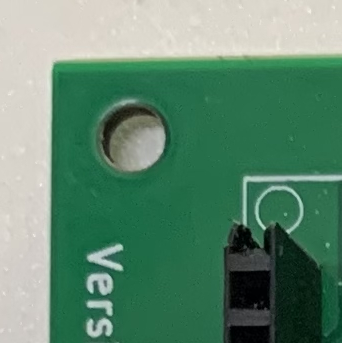
#> input picture base/tile_r0_c0.png, 342 x 343 px
$ python pcb_filter.py ../../base/tile_r0_c0.png
#> lines starting #> are read from the running program, lines starting #| are printed output that depends on the picture; after the words box and inside, x2 and y2 are one past the last pixel; in counts of white or black regions, pixels touching at a corner belong together
#> in main, img is the input picture: shape (343, 342, 3); mean B, G, R 111.6, 135.8, 94.9
#!/usr/bin/env python3
"""
PCB Filter V5 - "NUCLEAR GREEN" EDITION (Fixed Args)
"""

import cv2
import numpy as np
import argparse
import sys
from pathlib import Path

def filter_pcb_aggressive(img, debug=False, out_prefix=""):
#> called with debug = False, out_prefix = ''
    H, W = img.shape[:2]
#> H = 343; W = 342

    # 1. Convert to HSV
    hsv = cv2.cvtColor(img, cv2.COLOR_BGR2HSV)
#> hsv: shape (343, 342, 3); mean H, S, V 59.3, 111.3, 137

    # 2. Define Green Range
    lower_green = np.array([25, 20, 20])
    upper_green = np.array([95, 255, 255])

    mask = cv2.inRange(hsv, lower_green, upper_green)
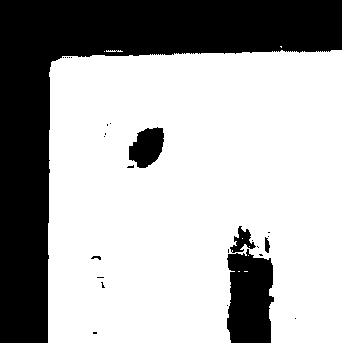
#> mask: shape (343, 342); 67.9% white; 27 black regions (21 under 20 px), largest, box (x1, y1, x2, y2) and area: (0, 0, 342, 343) 32513, (227, 249, 274, 343) 3652, (129, 127, 164, 168) 1012, (230, 226, 256, 253) 318, (265, 237, 270, 253) 57, (91, 256, 101, 260) 24

    if debug: cv2.imwrite(f"{out_prefix}debug_1_raw_mask.png", mask)

    # 3. Aggressive Fusion
    k_size = int(max(W, H) * 0.02)
#> k_size = 6
    kernel = cv2.getStructuringElement(cv2.MORPH_RECT, (k_size, k_size))

    mask_closed = cv2.morphologyEx(mask, cv2.MORPH_CLOSE, kernel, iterations=2)
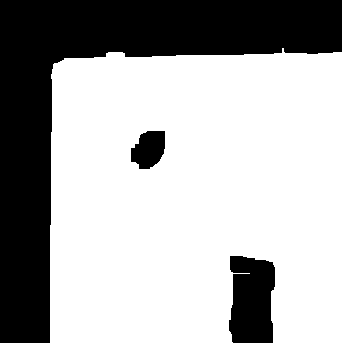
#> mask_closed: shape (343, 342); 67.6% white; 3 black regions, box (x1, y1, x2, y2) and area: (0, 0, 342, 343) 33507, (229, 256, 275, 343) 3474, (131, 131, 165, 169) 982
    mask_clean = cv2.morphologyEx(mask_closed, cv2.MORPH_OPEN, kernel, iterations=1)
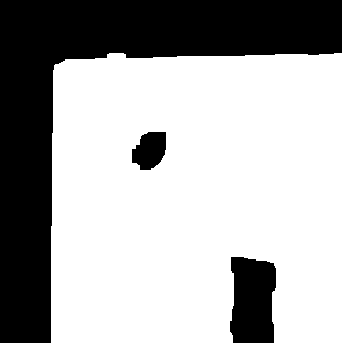
#> mask_clean: shape (343, 342); 67.1% white; 3 black regions

    if debug: cv2.imwrite(f"{out_prefix}debug_2_clean_mask.png", mask_clean)

    # 4. Find largest blob
    contours, _ = cv2.findContours(mask_clean, cv2.RETR_EXTERNAL, cv2.CHAIN_APPROX_SIMPLE)
#> contours = 1 contour; box (x1, y1, x2, y2) and area: (51, 53, 342, 343) 79089

    if not contours:
        print("[WARN] No green detected. Returning center crop.")
        return img[int(H*0.1):int(H*0.9), int(W*0.1):int(W*0.9)]

    c = max(contours, key=cv2.contourArea)
#> c = contour of 93 points, box (x1, y1, x2, y2) (51, 53, 342, 343), area 79089

    # 5. Crop
    x, y, w, h = cv2.boundingRect(c)
#> x = 51; y = 53; w = 291; h = 290
    padding = 10
    x_new = max(0, x - padding)
#> x_new = 41
    y_new = max(0, y - padding)
#> y_new = 43
    w_new = min(W - x_new, w + 2*padding)
#> w_new = 301
    h_new = min(H - y_new, h + 2*padding)
#> h_new = 300

    print(f"[CROP] Found PCB Area: {w}x{h} -> Crop: x={x_new}, y={y_new}, w={w_new}, h={h_new}")
#| [CROP] Found PCB Area: 291x290 -> Crop: x=41, y=43, w=301, h=300
    cropped = img[y_new:y_new+h_new, x_new:x_new+w_new]
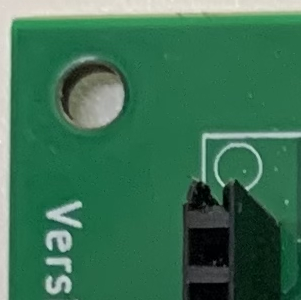
#> cropped: shape (300, 301, 3); mean B, G, R 84.1, 112.9, 58.4

    return cropped

def main():
    # SỬA LỖI Ở ĐÂY: Khai báo tham số rõ ràng
    parser = argparse.ArgumentParser(description="PCB Crop Recursive")
    parser.add_argument("input", type=str, help="Input image path")
    parser.add_argument("--output", "-o", type=str, required=False, help="Output image path")
    parser.add_argument("--debug", action="store_true", help="Enable debug mode")

    # Dummy args để tương thích ngược (nếu có script cũ gọi)
    parser.add_argument("--min-area", type=int, default=0, help="Ignored")
    parser.add_argument("--padding", type=int, default=0, help="Ignored")

    args = parser.parse_args()

    img = cv2.imread(args.input)
    if img is None:
        print(f"[ERROR] Cannot read image: {args.input}")
        sys.exit(1)

    # Đường dẫn debug
    in_p = Path(args.input)
    debug_pre = str(in_p.parent / f"{in_p.stem}_") if args.debug else ""

    result = filter_pcb_aggressive(img, debug=args.debug, out_prefix=debug_pre)

    # Output path logic
    if args.output:
        out_path = args.output
    else:
        out_path = str(in_p.parent / f"{in_p.stem}_filtered.png")

    cv2.imwrite(out_path, result)
    print(f"[DONE] Saved: {out_path}")

if __name__ == "__main__":
    main()

$ run again, on base/tile_r0_c2.png
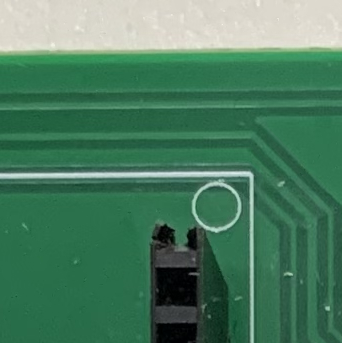
#> input picture base/tile_r0_c2.png, 342 x 343 px
#> in main, img is the input picture: shape (343, 342, 3); mean B, G, R 96.8, 124.8, 75.2
#> hsv: shape (343, 342, 3); mean H, S, V 67.7, 121.5, 125.3
#> in filter_pcb_aggressive, `mask = cv2.inRange(hsv, lower_green, upper_green)`:
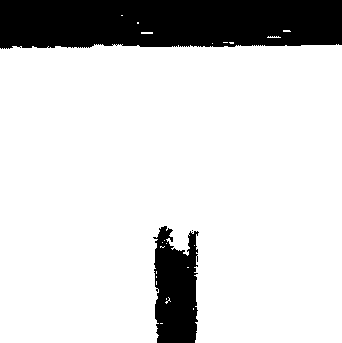
#> mask: shape (343, 342); 83% white; 3 black regions (1 under 20 px), largest, box (x1, y1, x2, y2) and area: (0, 0, 342, 49) 15765, (153, 226, 199, 343) 4146
#> mask_closed: shape (343, 342); 83.3% white; 2 black regions, box (x1, y1, x2, y2) and area: (0, 0, 342, 50) 16127, (157, 250, 198, 343) 3413
#> mask_clean: shape (343, 342); 83% white; 2 black regions
#> contours = 1 contour; box (x1, y1, x2, y2) and area: (0, 39, 342, 343) 96630
#> c = contour of 88 points, box (x1, y1, x2, y2) (0, 39, 342, 343), area 96630
#> x = 0; y = 39; w = 342; h = 304
#> x_new = 0
#> y_new = 29
#> w_new = 342
#> h_new = 314
#| [CROP] Found PCB Area: 342x304 -> Crop: x=0, y=29, w=342, h=314
#> in filter_pcb_aggressive, `cropped = img[y_new:y_new+h_new, x_new:x_new+w_new]`:
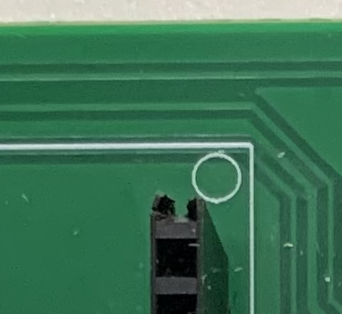
#> cropped: shape (314, 342, 3); mean B, G, R 86.8, 116.4, 61.9

$ run again, on base/tile_r0_c3.png
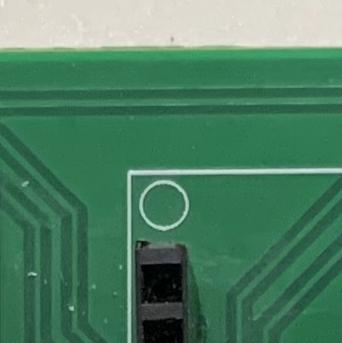
#> input picture base/tile_r0_c3.png, 342 x 343 px
#> in main, img is the input picture: shape (343, 342, 3); mean B, G, R 99.8, 127.9, 77.2
#> hsv: shape (343, 342, 3); mean H, S, V 68, 118.4, 128.4
#> in filter_pcb_aggressive, `mask = cv2.inRange(hsv, lower_green, upper_green)`:
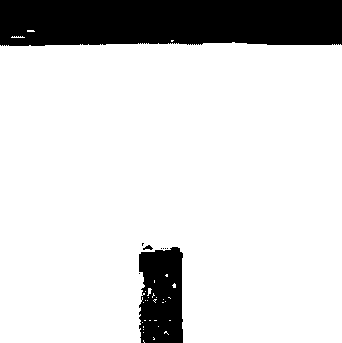
#> mask: shape (343, 342); 83.9% white; 9 black regions (6 under 20 px), largest, box (x1, y1, x2, y2) and area: (0, 0, 342, 46) 15165, (139, 247, 183, 343) 3727, (143, 245, 153, 250) 28
#> mask_closed: shape (343, 342); 84% white; 2 black regions, box (x1, y1, x2, y2) and area: (0, 0, 342, 48) 15667, (141, 252, 185, 343) 3116
#> mask_clean: shape (343, 342); 83.6% white; 2 black regions
#> contours = 2 contours; box (x1, y1, x2, y2) and area: (0, 39, 342, 343) 97226, (161, 329, 170, 337) 56
#> c = contour of 72 points, box (x1, y1, x2, y2) (0, 39, 342, 343), area 97226
#> x = 0; y = 39; w = 342; h = 304
#> x_new = 0
#> y_new = 29
#> w_new = 342
#> h_new = 314
#| [CROP] Found PCB Area: 342x304 -> Crop: x=0, y=29, w=342, h=314
#> in filter_pcb_aggressive, `cropped = img[y_new:y_new+h_new, x_new:x_new+w_new]`:
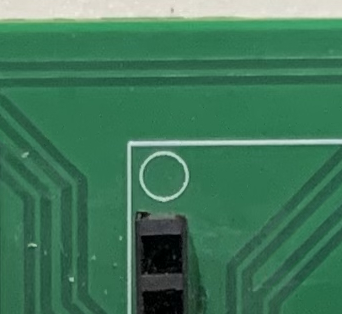
#> cropped: shape (314, 342, 3); mean B, G, R 89.8, 119.5, 63.8

$ run again, on base/tile_r0_c4.png
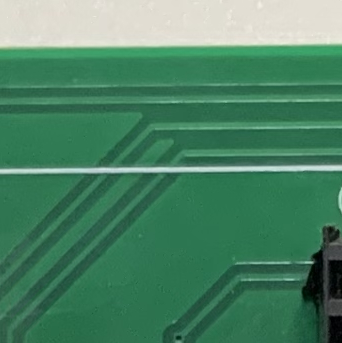
#> input picture base/tile_r0_c4.png, 342 x 343 px
#> in main, img is the input picture: shape (343, 342, 3); mean B, G, R 101.2, 131.3, 75.5
#> hsv: shape (343, 342, 3); mean H, S, V 68.4, 125.9, 131.7
#> in filter_pcb_aggressive, `mask = cv2.inRange(hsv, lower_green, upper_green)`:
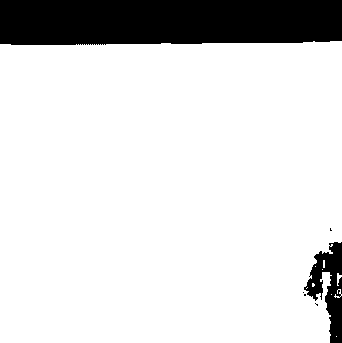
#> mask: shape (343, 342); 85.7% white; 6 black regions (4 under 20 px), largest, box (x1, y1, x2, y2) and area: (0, 0, 342, 45) 14925, (304, 242, 342, 343) 1841
#> mask_closed: shape (343, 342); 86.1% white; 3 black regions, box (x1, y1, x2, y2) and area: (0, 0, 342, 47) 15600, (329, 300, 342, 338) 404, (327, 245, 342, 275) 357
#> mask_clean: shape (343, 342); 85.8% white; 3 black regions
#> contours = 1 contour; box (x1, y1, x2, y2) and area: (0, 44, 342, 343) 100006
#> c = contour of 42 points, box (x1, y1, x2, y2) (0, 44, 342, 343), area 100006
#> x = 0; y = 44; w = 342; h = 299
#> x_new = 0
#> y_new = 34
#> w_new = 342
#> h_new = 309
#| [CROP] Found PCB Area: 342x299 -> Crop: x=0, y=34, w=342, h=309
#> in filter_pcb_aggressive, `cropped = img[y_new:y_new+h_new, x_new:x_new+w_new]`:
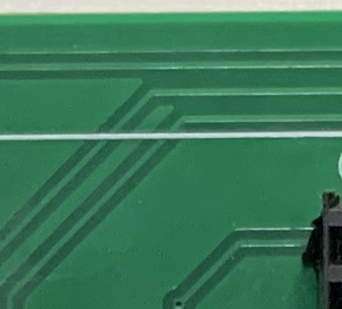
#> cropped: shape (309, 342, 3); mean B, G, R 89.2, 121.3, 59
